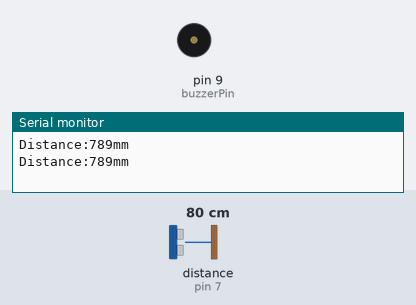
A sketch run on a simulated Arduino Uno, built with avr-gcc and run on an emulated ATmega328P. Shown: buzzer (waves = sounding), the last lines printed to the serial monitor. Wiring (inferred from the names in the program): ultrasonic range finder: trigger pin 8; echo pin 7. The test bench sets the inputs (shaded band); at power-on: distance to the obstacle (sensor on pin 7) 80 cm. The echo pulse lasts 58.3 µs per cm.

Above: at 1.8 s.
1.9 s: distance to the obstacle (sensor on pin 7) set to 33 cm
3.4 s: distance to the obstacle (sensor on pin 7) set to 27 cm
At 5.4 s:
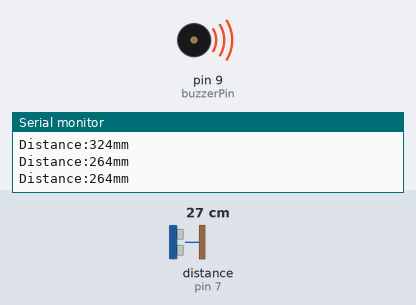
Timing chart, 0 to 6.9 s (numbered marks = the images above; inputs shaded):
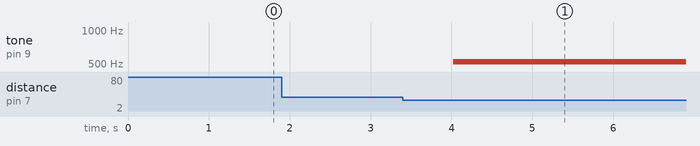

The sketch:

10_ultrasonicsensor1.ino
```cpp
// C++ code
//

int echoPin=7;
int trigPin=8;
int buzzerPin=9;

void setup()
{
  Serial.begin(9600);
  pinMode(echoPin,INPUT);
  pinMode(trigPin, OUTPUT);
  pinMode(buzzerPin,OUTPUT);
}

void loop()
{
  long duration, distance;
  digitalWrite(trigPin, HIGH);
  delayMicroseconds(10);
  digitalWrite(trigPin,LOW);
  duration=pulseIn(echoPin,HIGH);
  distance=((float)(340*duration)/1000)/2;

  Serial.print("Distance:");
  Serial.print(distance);
  Serial.println("mm\n");

  if(distance<=300){
    tone(buzzerPin,523);
  }
  else{
    noTone(buzzerPin);
  }

  delay(1000);

}
```

Measured:
- the behaviour switches between 31 and 30 cm on distance to the obstacle (sensor on pin 7) (found by bisection; images 0 and 1)
- after the input at 3.4 s, tone on pin 9 (buzzerPin): silent → 523 Hz after 0.62 s
